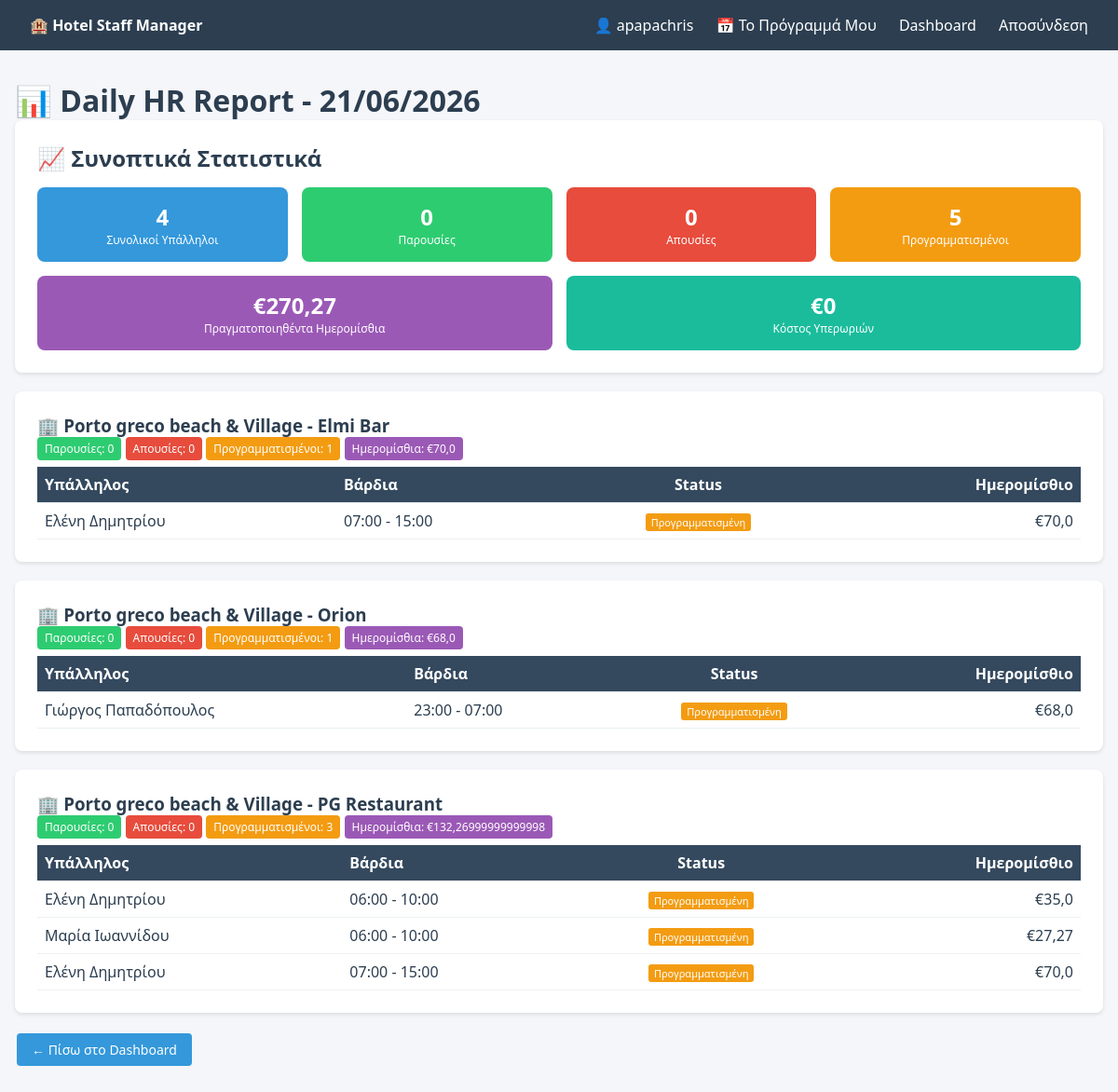
/hr/daily-report/ (signed in), run on the app's committed database.
### staff/models.py (models this page shows, shortened)
class Shift(models.Model):
    STATUS_CHOICES = [
        ('scheduled', 'Προγραμματισμένη'),
        ('confirmed', 'Επιβεβαιωμένη'),
        ('completed', 'Ολοκληρωμένη'),
        ('cancelled', 'Ακυρωμένη'),
    ]
    SHIFT_TYPES = [
        ('morning', 'Πρωινή (07:00-15:00)'),
        ('afternoon', 'Απογευματινή (15:00-23:00)'),
        ('night', 'Βραδινή (23:00-07:00)'),
        ('split', 'Σπαστή'),
        ('custom', 'Custom'),
    ]
    employee = models.ForeignKey(Employee, on_delete=models.CASCADE, related_name='shifts')
    department = models.ForeignKey(Department, on_delete=models.CASCADE, related_name='shifts')
    employee_department = models.ForeignKey(EmployeeDepartment, on_delete=models.SET_NULL, null=True, blank=True)
    date = models.DateField()
    shift_type = models.CharField(max_length=20, choices=SHIFT_TYPES, default='morning')
    start_time = models.TimeField()
    end_time = models.TimeField()
    status = models.CharField(max_length=20, choices=STATUS_CHOICES, default='scheduled')
    notes = models.TextField(blank=True)
    created_by = models.ForeignKey(User, on_delete=models.SET_NULL, null=True, related_name='created_shifts')
    created_at = models.DateTimeField(auto_now_add=True)
    updated_at = models.DateTimeField(auto_now=True)
    actual_start = models.TimeField(null=True, blank=True)
    actual_end = models.TimeField(null=True, blank=True)
    class Meta:
        ordering = ['date', 'start_time']
    @property
    def scheduled_hours(self):
        from datetime import datetime, timedelta
        start = datetime.combine(self.date, self.start_time)
        end = datetime.combine(self.date, self.end_time)
        if end < start:
            end += timedelta(days=1)
        diff = end - start
        return round(diff.total_seconds() / 3600, 2)
    @property
    def actual_hours(self):
        return None
    @property
    def daily_wage(self):
        hours = self.actual_hours or self.scheduled_hours
        if self.employee.salary_type == 'none':
            return 0
        elif self.employee.salary_type == 'monthly' and self.employee.monthly_salary:
            hourly = float(self.employee.monthly_salary) / 22 / 8
            return round(hours * hourly, 2)
        elif self.employee.salary_type == 'daily' and self.employee.daily_wage_fixed:
            ratio = hours / 8
            return round(float(self.employee.daily_wage_fixed) * ratio, 2)
        elif self.employee.salary_type == 'hourly' and self.employee.hourly_wage:
            return round(hours * float(self.employee.hourly_wage), 2)
        return 0

class Employee(models.Model):
    CONTRACT_TYPES = [
        ('full_time', 'Πλήρης Απασχόληση'),
        ('part_time', 'Μερική Απασχόληση'),
        ('seasonal', 'Εποχιακός'),
        ('contractor', 'Εξωτερικός Συνεργάτης'),
    ]
    SALARY_TYPES = [
        ('hourly', 'Ωρομίσθιος'),
        ('monthly', 'Μηνιαίος'),
        ('daily', 'Ημερομίσθιος'),
        ('none', 'Χωρίς Υπολογισμό'),
    ]
    user = models.OneToOneField(User, on_delete=models.CASCADE, null=True, blank=True)
    first_name = models.CharField(max_length=50)
    last_name = models.CharField(max_length=50)
    email = models.EmailField()
    phone = models.CharField(max_length=20, blank=True)
    role = models.CharField(max_length=100)
    contract_type = models.CharField(max_length=20, choices=CONTRACT_TYPES, default='full_time')
    salary_type = models.CharField(max_length=20, choices=SALARY_TYPES, default='none')
    hourly_wage = models.DecimalField(max_digits=6, decimal_places=2, validators=[MinValueValidator(0)], blank=True, null=True)
    monthly_salary = models.DecimalField(max_digits=10, decimal_places=2, validators=[MinValueValidator(0)], blank=True, null=True)
    daily_wage_fixed = models.DecimalField(max_digits=8, decimal_places=2, validators=[MinValueValidator(0)], blank=True, null=True)
    is_active = models.BooleanField(default=True)
    date_joined = models.DateField(auto_now_add=True)
    @property
    def full_name(self):
        return f"{self.first_name} {self.last_name}"

### staff/views.py (the view)
# urls.py: path('hr/daily-report/', views.daily_hr_report, name='daily_hr_report'),
@hr_required
def daily_hr_report(request):
    from django.utils import timezone
    from datetime import timedelta
    today = timezone.now().date()
    today_shifts = Shift.objects.filter(date=today).select_related('employee', 'department', 'department__hotel').order_by('department__name', 'start_time')
    dept_data = {}
    for shift in today_shifts:
        dept_name = f"{shift.department.hotel.name} - {shift.department.name}"
        if dept_name not in dept_data:
            dept_data[dept_name] = {
                'shifts': [],
                'total_wages': 0,
                'total_overtime': 0,
                'present': 0,
                'absent': 0,
                'scheduled': 0
            }
        dept_data[dept_name]['shifts'].append(shift)
        dept_data[dept_name]['total_wages'] += shift.daily_wage or 0
        if shift.status == 'completed':
            dept_data[dept_name]['present'] += 1
        elif shift.status == 'absent':
            dept_data[dept_name]['absent'] += 1
        elif shift.status == 'scheduled':
            dept_data[dept_name]['scheduled'] += 1
    today_overtimes = ShiftOvertime.objects.filter(shift__date=today).select_related('shift', 'shift__employee', 'rule')
    total_wages = sum(d['total_wages'] for d in dept_data.values())
    total_overtime_cost = sum(ot.cost for ot in today_overtimes)
    total_present = sum(d['present'] for d in dept_data.values())
    total_absent = sum(d['absent'] for d in dept_data.values())
    total_scheduled = sum(d['scheduled'] for d in dept_data.values())
    context = {
        'today': today,
        'dept_data': dept_data,
        'today_overtimes': today_overtimes,
        'total_wages': round(total_wages, 2),
        'total_overtime_cost': round(total_overtime_cost, 2),
        'total_present': total_present,
        'total_absent': total_absent,
        'total_scheduled': total_scheduled,
        'total_employees': Employee.objects.filter(is_active=True).count(),
    }
    return render(request, 'staff/daily_hr_report.html', context)

### staff/templates/staff/daily_hr_report.html (shortened to what this page needs)
{% extends 'staff/base.html' %}
{% block content %}
<h1>📊 Daily HR Report - {{ today|date:"d/m/Y" }}</h1>
<div class="card" style="margin-bottom: 20px;">
    <h2>📈 Συνοπτικά Στατιστικά</h2>
    <div style="display: grid; grid-template-columns: repeat(4, 1fr); gap: 15px; margin-top: 15px;">
        <div style="background: #3498db; color: white; padding: 15px; border-radius: 8px; text-align: center;">
            <div style="font-size: 24px; font-weight: bold;">{{ total_employees }}</div>
            <div style="font-size: 12px;">Συνολικοί Υπάλληλοι</div>
        </div>
        <div style="background: #2ecc71; color: white; padding: 15px; border-radius: 8px; text-align: center;">
            <div style="font-size: 24px; font-weight: bold;">{{ total_present }}</div>
            <div style="font-size: 12px;">Παρουσίες</div>
        </div>
        <div style="background: #e74c3c; color: white; padding: 15px; border-radius: 8px; text-align: center;">
            <div style="font-size: 24px; font-weight: bold;">{{ total_absent }}</div>
            <div style="font-size: 12px;">Απουσίες</div>
        </div>
        <div style="background: #f39c12; color: white; padding: 15px; border-radius: 8px; text-align: center;">
            <div style="font-size: 24px; font-weight: bold;">{{ total_scheduled }}</div>
            <div style="font-size: 12px;">Προγραμματισμένοι</div>
        </div>
    </div>
    <div style="display: grid; grid-template-columns: repeat(2, 1fr); gap: 15px; margin-top: 15px;">
        <div style="background: #9b59b6; color: white; padding: 15px; border-radius: 8px; text-align: center;">
            <div style="font-size: 24px; font-weight: bold;">€{{ total_wages }}</div>
            <div style="font-size: 12px;">Πραγματοποιηθέντα Ημερομίσθια</div>
        </div>
        <div style="background: #1abc9c; color: white; padding: 15px; border-radius: 8px; text-align: center;">
            <div style="font-size: 24px; font-weight: bold;">€{{ total_overtime_cost }}</div>
            <div style="font-size: 12px;">Κόστος Υπερωριών</div>
        </div>
    </div>
</div>
{% for dept_name, data in dept_data.items %}
<div class="card" style="margin-bottom: 20px;">
    <h3>🏢 {{ dept_name }}</h3>
    <div style="margin-bottom: 10px;">
        <span style="background: #2ecc71; color: white; padding: 4px 8px; border-radius: 4px; font-size: 12px;">Παρουσίες: {{ data.present }}</span>
        <span style="background: #e74c3c; color: white; padding: 4px 8px; border-radius: 4px; font-size: 12px;">Απουσίες: {{ data.absent }}</span>
        <span style="background: #f39c12; color: white; padding: 4px 8px; border-radius: 4px; font-size: 12px;">Προγραμματισμένοι: {{ data.scheduled }}</span>
        <span style="background: #9b59b6; color: white; padding: 4px 8px; border-radius: 4px; font-size: 12px;">Ημερομίσθια: €{{ data.total_wages }}</span>
    </div>
    <table style="width: 100%; border-collapse: collapse; margin-top: 10px;">
        <thead>
            <tr style="background: #34495e; color: white;">
                <th style="padding: 8px; text-align: left;">Υπάλληλος</th>
                <th style="padding: 8px; text-align: left;">Βάρδια</th>
                <th style="padding: 8px; text-align: center;">Status</th>
                <th style="padding: 8px; text-align: right;">Ημερομίσθιο</th>
            </tr>
        </thead>
        <tbody>
            {% for shift in data.shifts %}
            <tr style="border-bottom: 1px solid #eee;">
                <td style="padding: 8px;">{{ shift.employee.full_name }}</td>
                <td style="padding: 8px;">{{ shift.start_time|time:"H:i" }} - {{ shift.end_time|time:"H:i" }}</td>
                <td style="padding: 8px; text-align: center;">
                    {% if shift.status == 'completed' %}
                    <span style="background: #2ecc71; color: white; padding: 2px 6px; border-radius: 3px; font-size: 11px;">Παρών</span>
                    {% elif shift.status == 'absent' %}
                    <span style="background: #e74c3c; color: white; padding: 2px 6px; border-radius: 3px; font-size: 11px;">Απών</span>
                    {% else %}
                    <span style="background: #f39c12; color: white; padding: 2px 6px; border-radius: 3px; font-size: 11px;">Προγραμματισμένη</span>
                    {% endif %}
                </td>
                <td style="padding: 8px; text-align: right;">€{{ shift.daily_wage }}</td>
            </tr>
            {% endfor %}
        </tbody>
    </table>
</div>
{% empty %}
<div class="card">
    <p>Δεν υπάρχουν βάρδιες για σήμερα.</p>
</div>
{% endfor %}
<div style="margin-top: 20px;">
    <a href="{% url 'dashboard' %}" class="btn btn-primary">← Πίσω στο Dashboard</a>
</div>
{% endblock %}

### staff/templates/staff/base.html (shortened to what this page needs)
<!DOCTYPE html>
<html lang="el">
<head>
</head>
<body>
    <nav class="navbar">
        <div><strong>🏨 Hotel Staff Manager</strong></div>
        <div>
            {% if user.is_authenticated %}
                <span>👤 {{ user.username }}</span>
                <a href="{% url 'my_schedule' %}">📅 Το Πρόγραμμά Μου</a>
                <a href="{% url 'dashboard' %}">Dashboard</a>
                <a href="{% url 'logout' %}">Αποσύνδεση</a>
            {% else %}
                <a href="{% url 'login' %}">Σύνδεση</a>
            {% endif %}
        </div>
    </nav>
    <div class="container">
        {% block content %}{% endblock %}
    </div>
</body>
</html>

### staff/templates/staff/base.html (style rules this page uses)
* { margin: 0; padding: 0; box-sizing: border-box; }
body { font-family: 'Segoe UI', Tahoma, Geneva, Verdana, sans-serif; background: #f5f6fa; color: #2c3e50; }
.navbar { background: #2c3e50; color: white; padding: 1rem 2rem; display: flex; justify-content: space-between; align-items: center; flex-wrap: wrap; }
.navbar a { color: white; text-decoration: none; margin-left: 20px; }
.container { max-width: 1200px; margin: 2rem auto; padding: 0 1rem; }
.card { background: white; border-radius: 8px; padding: 1.5rem; margin-bottom: 1rem; box-shadow: 0 2px 4px rgba(0,0,0,0.1); }
.btn { display: inline-block; padding: 0.5rem 1rem; border-radius: 4px; text-decoration: none; border: none; cursor: pointer; font-size: 14px; margin: 2px; }
.btn-primary { background: #3498db; color: white; }
table { width: 100%; border-collapse: collapse; margin-top: 1rem; }
th, td { padding: 0.75rem; text-align: left; border-bottom: 1px solid #ecf0f1; }
th { background: #34495e; color: white; }

### data on the page
Shift: employee.full_name "Ελένη Δημητρίου", start_time "07:00", end_time "15:00", status "Προγραμματισμένη", daily_wage "70,0"
Shift: employee.full_name "Γιώργος Παπαδόπουλος", start_time "23:00", end_time "07:00", status "Προγραμματισμένη", daily_wage "68,0"
Shift: employee.full_name "Ελένη Δημητρίου", start_time "06:00", end_time "10:00", status "Προγραμματισμένη", daily_wage "35,0"
Shift: employee.full_name "Μαρία Ιωαννίδου", start_time "06:00", end_time "10:00", status "Προγραμματισμένη", daily_wage "27,27"
Shift: employee.full_name "Ελένη Δημητρίου", start_time "07:00", end_time "15:00", status "Προγραμματισμένη", daily_wage "70,0"

### other printed values
{{ user.username }} "apapachris"
{{ total_employees }} "4"
{{ total_present }} "0"
{{ total_absent }} "0"
{{ total_scheduled }} "5"
{{ total_wages }} "270,27"
{{ total_overtime_cost }} "0"
{{ dept_name }} "Porto greco beach & Village - Elmi Bar" "Porto greco beach & Village - Orion" "Porto greco beach & Village - PG Restaurant"
{{ data.present }} "0" "0" "0"
{{ data.absent }} "0" "0" "0"
{{ data.scheduled }} "1" "1" "3"
{{ data.total_wages }} "70,0" "68,0" "132,26999999999998"
